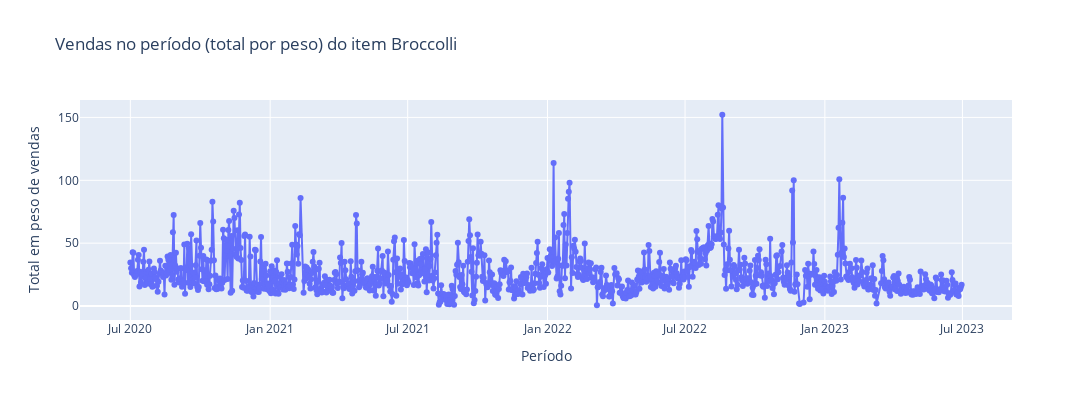

This figure's notebook cell:
### Markdown cell above
**Analisando um item qualquer**

### Code cell
df_order = df_raw.groupby(['Date', 'Item Code'], as_index=False, observed=True)['Quantity Sold (kilo)'].agg({'sum', 'count'})
df_order = df_order.loc[df_order['Item Code'] == '102900005116714']

fig = go.Figure()

fig.add_trace(go.Scatter(
    x=df_order['Date'].values,
    y=df_order['sum'].values,
    mode='lines+markers',
    name='Valores reais',
))

fig.update_layout(
    title=f'<span>Vendas no período (total por peso) do item Broccolli</span>', 
    autosize=False,
    width=2200,
    height=400,
    xaxis=dict(title=f'<span>Período</span>'),
    yaxis=dict(title=f'<span>Total em peso de vendas</span>')
)

fig.show()

### Figure 1 — Plotly figure (JSON) as saved in the notebook; plotly's stock layout.template omitted (floating-point values rounded to 4 significant figures; data arrays with more than 128 entries replaced by an {"elided": "..."} marker saying what was removed)
{"data": [{"mode": "lines+markers", "name": "Valores reais", "type": "scatter", "x": {"elided": "1076 str values"}, "y": {"elided": "1076 float values"}}], "layout": {"autosize": false, "height": 400, "title": {"text": "<span>Vendas no período (total por peso) do item Broccolli</span>"}, "width": 2200, "xaxis": {"title": {"text": "<span>Período</span>"}}, "yaxis": {"title": {"text": "<span>Total em peso de vendas</span>"}}}}
